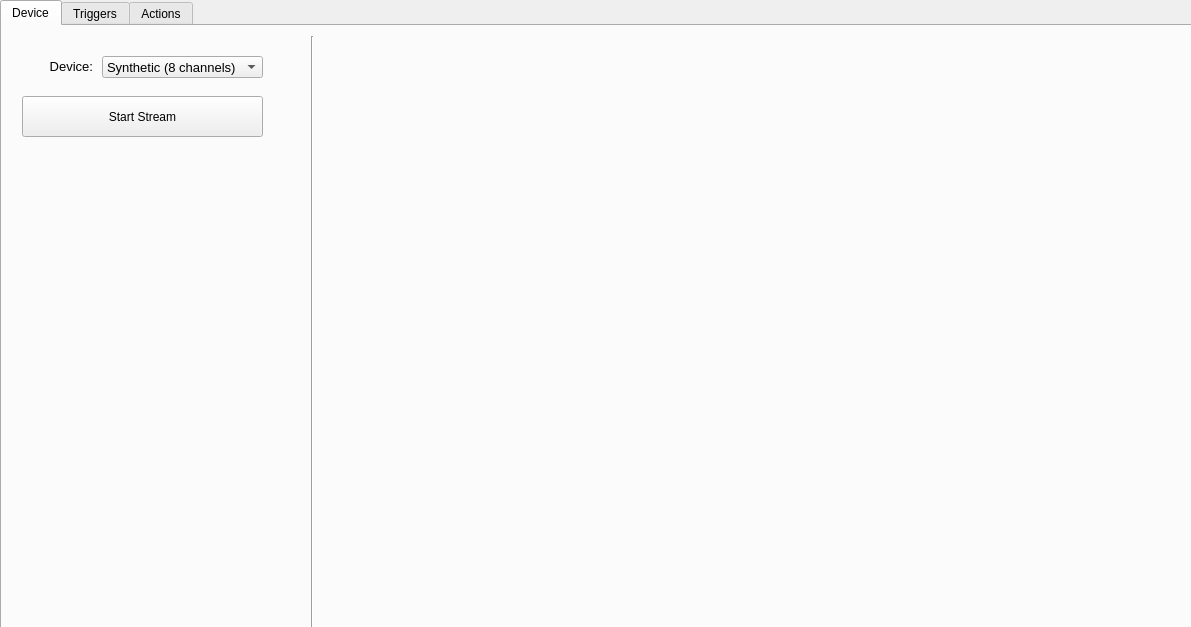
<?xml version="1.0" encoding="UTF-8"?>
<ui version="4.0">
 <class>BCIMacros</class>
 <widget class="QWidget" name="BCIMacros">
  <property name="geometry">
   <rect>
    <x>0</x>
    <y>0</y>
    <width>1191</width>
    <height>627</height>
   </rect>
  </property>
  <property name="windowTitle">
   <string>Form</string>
  </property>
  <widget class="QTabWidget" name="tabs">
   <property name="geometry">
    <rect>
     <x>0</x>
     <y>0</y>
     <width>1201</width>
     <height>631</height>
    </rect>
   </property>
   <property name="currentIndex">
    <number>0</number>
   </property>
   <widget class="QWidget" name="deviceTab">
    <attribute name="title">
     <string>Device</string>
    </attribute>
    <widget class="QComboBox" name="deviceSelect">
     <property name="geometry">
      <rect>
       <x>100</x>
       <y>30</y>
       <width>161</width>
       <height>22</height>
      </rect>
     </property>
     <property name="font">
      <font>
       <pointsize>10</pointsize>
      </font>
     </property>
     <property name="currentText">
      <string>Synthetic (8 channels)</string>
     </property>
     <property name="currentIndex">
      <number>0</number>
     </property>
     <item>
      <property name="text">
       <string>Synthetic (8 channels)</string>
      </property>
     </item>
     <item>
      <property name="text">
       <string>Cyton</string>
      </property>
     </item>
    </widget>
    <widget class="QLabel" name="deviceLabel">
     <property name="geometry">
      <rect>
       <x>20</x>
       <y>30</y>
       <width>71</width>
       <height>21</height>
      </rect>
     </property>
     <property name="font">
      <font>
       <pointsize>10</pointsize>
      </font>
     </property>
     <property name="text">
      <string>&lt;html&gt;&lt;head/&gt;&lt;body&gt;&lt;p&gt;Device:&lt;/p&gt;&lt;/body&gt;&lt;/html&gt;</string>
     </property>
     <property name="alignment">
      <set>Qt::AlignRight|Qt::AlignTrailing|Qt::AlignVCenter</set>
     </property>
    </widget>
    <widget class="QPushButton" name="startStreamButton">
     <property name="geometry">
      <rect>
       <x>20</x>
       <y>70</y>
       <width>241</width>
       <height>41</height>
      </rect>
     </property>
     <property name="text">
      <string>Start Stream</string>
     </property>
    </widget>
    <widget class="Line" name="line1_2">
     <property name="geometry">
      <rect>
       <x>300</x>
       <y>10</y>
       <width>20</width>
       <height>591</height>
      </rect>
     </property>
     <property name="orientation">
      <enum>Qt::Vertical</enum>
     </property>
    </widget>
    <widget class="QWidget" name="pinConfigImg" native="true">
     <property name="geometry">
      <rect>
       <x>360</x>
       <y>10</y>
       <width>295</width>
       <height>581</height>
      </rect>
     </property>
     <property name="styleSheet">
      <string notr="true">background-image: url(assets/cytonpins.png);</string>
     </property>
    </widget>
   </widget>
   <widget class="QWidget" name="triggersTab">
    <attribute name="title">
     <string>Triggers</string>
    </attribute>
    <widget class="QComboBox" name="bandSelect">
     <property name="geometry">
      <rect>
       <x>690</x>
       <y>470</y>
       <width>101</width>
       <height>22</height>
      </rect>
     </property>
     <property name="font">
      <font>
       <pointsize>10</pointsize>
      </font>
     </property>
     <property name="currentText">
      <string>Alpha</string>
     </property>
     <property name="currentIndex">
      <number>2</number>
     </property>
     <item>
      <property name="text">
       <string>Delta</string>
      </property>
     </item>
     <item>
      <property name="text">
       <string>Theta</string>
      </property>
     </item>
     <item>
      <property name="text">
       <string>Alpha</string>
      </property>
     </item>
     <item>
      <property name="text">
       <string>Beta</string>
      </property>
     </item>
     <item>
      <property name="text">
       <string>Gamma</string>
      </property>
     </item>
    </widget>
    <widget class="QCheckBox" name="invertTriggerArea">
     <property name="geometry">
      <rect>
       <x>585</x>
       <y>380</y>
       <width>141</width>
       <height>21</height>
      </rect>
     </property>
     <property name="font">
      <font>
       <pointsize>10</pointsize>
      </font>
     </property>
     <property name="text">
      <string>Invert Trigger Area</string>
     </property>
     <property name="checked">
      <bool>true</bool>
     </property>
     <property name="tristate">
      <bool>false</bool>
     </property>
    </widget>
    <widget class="Line" name="line">
     <property name="geometry">
      <rect>
       <x>525</x>
       <y>10</y>
       <width>20</width>
       <height>591</height>
      </rect>
     </property>
     <property name="orientation">
      <enum>Qt::Vertical</enum>
     </property>
    </widget>
    <widget class="QLineEdit" name="triggerName">
     <property name="geometry">
      <rect>
       <x>971</x>
       <y>530</y>
       <width>211</width>
       <height>20</height>
      </rect>
     </property>
     <property name="font">
      <font>
       <pointsize>10</pointsize>
      </font>
     </property>
     <property name="placeholderText">
      <string>Trigger Name</string>
     </property>
    </widget>
    <widget class="QLabel" name="electrodesLabel">
     <property name="geometry">
      <rect>
       <x>585</x>
       <y>430</y>
       <width>581</width>
       <height>21</height>
      </rect>
     </property>
     <property name="font">
      <font>
       <pointsize>10</pointsize>
      </font>
     </property>
     <property name="text">
      <string>Selected Electrode(s): </string>
     </property>
    </widget>
    <widget class="QWidget" name="indicator" native="true">
     <property name="geometry">
      <rect>
       <x>1059</x>
       <y>335</y>
       <width>121</width>
       <height>30</height>
      </rect>
     </property>
     <property name="styleSheet">
      <string notr="true">border: 2px solid black; border-radius: 10px; background-color: #555555;</string>
     </property>
    </widget>
    <widget class="QLabel" name="indicatorLabel">
     <property name="geometry">
      <rect>
       <x>935</x>
       <y>340</y>
       <width>111</width>
       <height>21</height>
      </rect>
     </property>
     <property name="font">
      <font>
       <pointsize>10</pointsize>
      </font>
     </property>
     <property name="text">
      <string>&lt;html&gt;&lt;head/&gt;&lt;body&gt;&lt;p&gt;Threshold Passed:&lt;/p&gt;&lt;/body&gt;&lt;/html&gt;</string>
     </property>
     <property name="alignment">
      <set>Qt::AlignRight|Qt::AlignTrailing|Qt::AlignVCenter</set>
     </property>
    </widget>
    <widget class="QLabel" name="bandLabel">
     <property name="geometry">
      <rect>
       <x>570</x>
       <y>470</y>
       <width>111</width>
       <height>21</height>
      </rect>
     </property>
     <property name="font">
      <font>
       <pointsize>10</pointsize>
      </font>
     </property>
     <property name="text">
      <string>&lt;html&gt;&lt;head/&gt;&lt;body&gt;&lt;p&gt;Frequency Band:&lt;/p&gt;&lt;/body&gt;&lt;/html&gt;</string>
     </property>
     <property name="alignment">
      <set>Qt::AlignRight|Qt::AlignTrailing|Qt::AlignVCenter</set>
     </property>
    </widget>
    <widget class="QWidget" name="svgWidget" native="true">
     <property name="geometry">
      <rect>
       <x>10</x>
       <y>30</y>
       <width>521</width>
       <height>521</height>
      </rect>
     </property>
    </widget>
    <widget class="QLabel" name="thresholdValueLabel">
     <property name="geometry">
      <rect>
       <x>591</x>
       <y>340</y>
       <width>191</width>
       <height>21</height>
      </rect>
     </property>
     <property name="font">
      <font>
       <pointsize>10</pointsize>
      </font>
     </property>
     <property name="text">
      <string>Threshold: 0.00</string>
     </property>
    </widget>
    <widget class="QPushButton" name="saveTriggerButton">
     <property name="geometry">
      <rect>
       <x>971</x>
       <y>560</y>
       <width>211</width>
       <height>41</height>
      </rect>
     </property>
     <property name="font">
      <font>
       <pointsize>10</pointsize>
      </font>
     </property>
     <property name="text">
      <string>Save</string>
     </property>
    </widget>
    <widget class="QLabel" name="smoothingLabel">
     <property name="geometry">
      <rect>
       <x>761</x>
       <y>380</y>
       <width>71</width>
       <height>21</height>
      </rect>
     </property>
     <property name="font">
      <font>
       <pointsize>10</pointsize>
      </font>
     </property>
     <property name="text">
      <string>&lt;html&gt;&lt;head/&gt;&lt;body&gt;&lt;p&gt;Smoothing:&lt;/p&gt;&lt;/body&gt;&lt;/html&gt;</string>
     </property>
     <property name="alignment">
      <set>Qt::AlignRight|Qt::AlignTrailing|Qt::AlignVCenter</set>
     </property>
    </widget>
    <widget class="PlotWidget" name="powerTimeSeries" native="true">
     <property name="geometry">
      <rect>
       <x>581</x>
       <y>9</y>
       <width>605</width>
       <height>311</height>
      </rect>
     </property>
     <widget class="QWidget" name="thresholdMarker" native="true">
      <property name="geometry">
       <rect>
        <x>0</x>
        <y>310</y>
        <width>5000</width>
        <height>311</height>
       </rect>
      </property>
      <property name="styleSheet">
       <string notr="true">background-color: rgba(255, 0, 0, 40); border-top: 1px solid red;</string>
      </property>
     </widget>
    </widget>
    <widget class="QSlider" name="thresholdSlider">
     <property name="geometry">
      <rect>
       <x>551</x>
       <y>10</y>
       <width>22</width>
       <height>311</height>
      </rect>
     </property>
     <property name="maximum">
      <number>311</number>
     </property>
     <property name="singleStep">
      <number>1</number>
     </property>
     <property name="orientation">
      <enum>Qt::Vertical</enum>
     </property>
     <property name="invertedControls">
      <bool>true</bool>
     </property>
    </widget>
    <widget class="QComboBox" name="smoothingSelect">
     <property name="geometry">
      <rect>
       <x>841</x>
       <y>380</y>
       <width>31</width>
       <height>22</height>
      </rect>
     </property>
     <property name="font">
      <font>
       <pointsize>10</pointsize>
      </font>
     </property>
     <property name="currentText">
      <string>1</string>
     </property>
     <property name="currentIndex">
      <number>0</number>
     </property>
     <item>
      <property name="text">
       <string>1</string>
      </property>
     </item>
     <item>
      <property name="text">
       <string>2</string>
      </property>
     </item>
     <item>
      <property name="text">
       <string>3</string>
      </property>
     </item>
     <item>
      <property name="text">
       <string>4</string>
      </property>
     </item>
     <item>
      <property name="text">
       <string>5</string>
      </property>
     </item>
    </widget>
    <widget class="QLabel" name="descriptionLabel">
     <property name="geometry">
      <rect>
       <x>570</x>
       <y>500</y>
       <width>391</width>
       <height>91</height>
      </rect>
     </property>
     <property name="font">
      <font>
       <pointsize>9</pointsize>
      </font>
     </property>
     <property name="text">
      <string>&lt;html&gt;&lt;head/&gt;&lt;body&gt;&lt;p&gt;Alpha waves are reduced with open eyes and sleep, while they are enhanced during drowsiness. Occipital alpha waves during periods of eyes closed are the strongest EEG brain signals. (&lt;a href=&quot;https://en.wikipedia.org/wiki/Alpha_wave&quot;&gt;&lt;span style=&quot; text-decoration: underline; color:#0000ff;&quot;&gt;Learn More&lt;/span&gt;&lt;/a&gt;)&lt;/p&gt;&lt;/body&gt;&lt;/html&gt;</string>
     </property>
     <property name="alignment">
      <set>Qt::AlignLeading|Qt::AlignLeft|Qt::AlignTop</set>
     </property>
     <property name="wordWrap">
      <bool>true</bool>
     </property>
    </widget>
   </widget>
   <widget class="QWidget" name="actionsTab">
    <attribute name="title">
     <string>Actions</string>
    </attribute>
    <widget class="Line" name="line1">
     <property name="geometry">
      <rect>
       <x>650</x>
       <y>10</y>
       <width>20</width>
       <height>591</height>
      </rect>
     </property>
     <property name="orientation">
      <enum>Qt::Vertical</enum>
     </property>
    </widget>
    <widget class="QLabel" name="activationTimepointsLabel">
     <property name="geometry">
      <rect>
       <x>980</x>
       <y>150</y>
       <width>101</width>
       <height>21</height>
      </rect>
     </property>
     <property name="font">
      <font>
       <pointsize>10</pointsize>
      </font>
     </property>
     <property name="text">
      <string>Trigger Delay:</string>
     </property>
     <property name="alignment">
      <set>Qt::AlignRight|Qt::AlignTrailing|Qt::AlignVCenter</set>
     </property>
    </widget>
    <widget class="QLabel" name="cooldownDelayLabel">
     <property name="geometry">
      <rect>
       <x>980</x>
       <y>190</y>
       <width>101</width>
       <height>21</height>
      </rect>
     </property>
     <property name="font">
      <font>
       <pointsize>10</pointsize>
      </font>
     </property>
     <property name="text">
      <string>Cool down delay:</string>
     </property>
     <property name="alignment">
      <set>Qt::AlignRight|Qt::AlignTrailing|Qt::AlignVCenter</set>
     </property>
    </widget>
    <widget class="QLineEdit" name="systemCommand">
     <property name="enabled">
      <bool>false</bool>
     </property>
     <property name="geometry">
      <rect>
       <x>710</x>
       <y>240</y>
       <width>441</width>
       <height>21</height>
      </rect>
     </property>
     <property name="font">
      <font>
       <pointsize>10</pointsize>
      </font>
     </property>
     <property name="text">
      <string/>
     </property>
     <property name="placeholderText">
      <string>System Command</string>
     </property>
    </widget>
    <widget class="QScrollArea" name="triggerListArea">
     <property name="geometry">
      <rect>
       <x>10</x>
       <y>20</y>
       <width>641</width>
       <height>571</height>
      </rect>
     </property>
     <property name="font">
      <font>
       <pointsize>10</pointsize>
      </font>
     </property>
     <property name="styleSheet">
      <string notr="true">background: transparent; border: none;</string>
     </property>
     <property name="widgetResizable">
      <bool>true</bool>
     </property>
     <widget class="QWidget" name="triggerList">
      <property name="geometry">
       <rect>
        <x>0</x>
        <y>0</y>
        <width>641</width>
        <height>571</height>
       </rect>
      </property>
      <property name="styleSheet">
       <string notr="true">background: transparent; border: none;</string>
      </property>
     </widget>
    </widget>
    <widget class="QPushButton" name="deleteTriggerButton">
     <property name="geometry">
      <rect>
       <x>970</x>
       <y>560</y>
       <width>211</width>
       <height>41</height>
      </rect>
     </property>
     <property name="font">
      <font>
       <pointsize>10</pointsize>
      </font>
     </property>
     <property name="text">
      <string>Delete</string>
     </property>
    </widget>
    <widget class="QDoubleSpinBox" name="activationTimepoints">
     <property name="enabled">
      <bool>false</bool>
     </property>
     <property name="geometry">
      <rect>
       <x>1090</x>
       <y>150</y>
       <width>61</width>
       <height>22</height>
      </rect>
     </property>
     <property name="maximum">
      <double>30.000000000000000</double>
     </property>
    </widget>
    <widget class="QDoubleSpinBox" name="cooldownDelay">
     <property name="enabled">
      <bool>false</bool>
     </property>
     <property name="geometry">
      <rect>
       <x>1090</x>
       <y>190</y>
       <width>62</width>
       <height>22</height>
      </rect>
     </property>
    </widget>
    <widget class="QCheckBox" name="activeCheckBox">
     <property name="enabled">
      <bool>false</bool>
     </property>
     <property name="geometry">
      <rect>
       <x>710</x>
       <y>150</y>
       <width>70</width>
       <height>21</height>
      </rect>
     </property>
     <property name="text">
      <string>Active</string>
     </property>
    </widget>
   </widget>
  </widget>
 </widget>
 <customwidgets>
  <customwidget>
   <class>PlotWidget</class>
   <extends>QWidget</extends>
   <header>pyqtgraph</header>
   <container>1</container>
  </customwidget>
 </customwidgets>
 <resources/>
 <connections/>
</ui>
